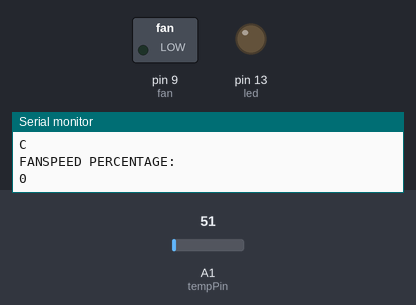
Bench run of a sketch on a simulated Arduino Uno, built with avr-gcc and run on an emulated ATmega328P. Shown: switched loads named in the sketch (green lamp = pin HIGH), output pins drawn as LEDs (lit = HIGH), the last lines printed to the serial monitor. Inputs (shaded band) come from the test bench; at power-on: A1 (tempPin) = 51.

Above: at 10.8 s.
10.9 s: A1 (tempPin) set to 61
At 21.2 s:
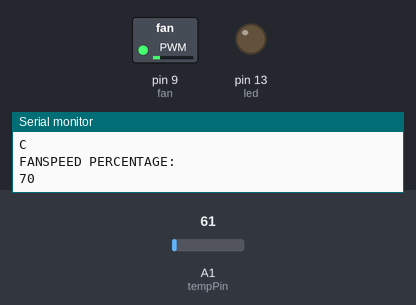
21.5 s: A1 (tempPin) set to 80
At 31.4 s:
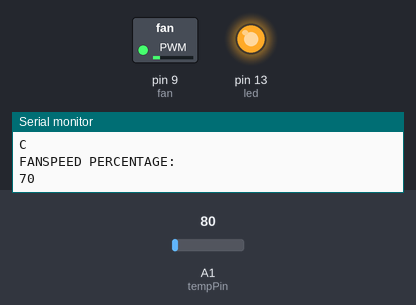
Timing chart, 0 to 32.9 s (numbered marks = the images above; inputs shaded):
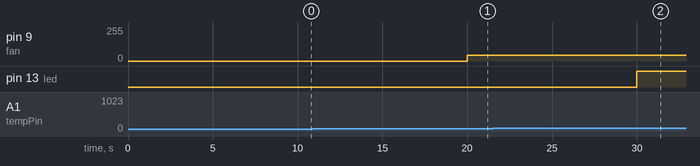

Measured:
- the behaviour switches between 73 and 74 on A1 (tempPin) (found by bisection; images 1 and 2)
- after the input at 10.9 s, pin 9 (fan): 0/255 → 43/255 after 9.1 s
- after the input at 21.5 s, pin 13 (led): LOW → HIGH after 8.5 s

The sketch:

TEMPCONTROL.ino
```cpp
int tempPin = A1;   // the output pin of LM35
int fan = 9;       // the pin where fan is
int led = 13;        // led pin
int temp;
int tempMin = 25;   // the temperature to start the fan 0%
int tempMax = 35;   // the maximum temperature when fan is at 100%
int fanSpeed;
int fanLCD;

void setup() {
  pinMode(fan, OUTPUT);
  pinMode(led, OUTPUT);
  pinMode(tempPin, INPUT);
  Serial.begin(9600);
}

void loop()
{
   temp = readTemp();     // get the temperature

   if(temp < tempMin)     // if temp is lower than minimum temp
   {
       fanSpeed = 0;      // fan is not spinning
       analogWrite(fan, fanSpeed);
       fanLCD=0;
       digitalWrite(fan, LOW);
   }
   if((temp >= tempMin) && (temp <= tempMax)) // if temperature is higher than minimum temp
   {
       fanSpeed = temp;//map(temp, tempMin, tempMax, 0, 100); // the actual speed of fan//map(temp, tempMin, tempMax, 32, 255);
       fanSpeed=1.5*fanSpeed;
       fanLCD = map(temp, tempMin, tempMax, 50, 100);  // speed of fan to display on LCD100
       analogWrite(fan, fanSpeed);  // spin the fan at the fanSpeed speed
   }

   if(temp > tempMax) // if temp is higher than tempMax
     {
     digitalWrite(led, HIGH);  // turn on led
     }
   else               // else turn of led
     {
     digitalWrite(led, LOW);
     }

   Serial.println("TEMP: ");
   Serial.println(temp);      // display the temperature
   Serial.println("C ");

   Serial.println("FANSPEED PERCENTAGE: ");
   Serial.println(fanLCD);    // display the fan speed

   delay(10000);

}

int readTemp() {  // get the temperature and convert it to celsius
  temp = analogRead(tempPin);
  return temp * 0.48828125;

}
```
